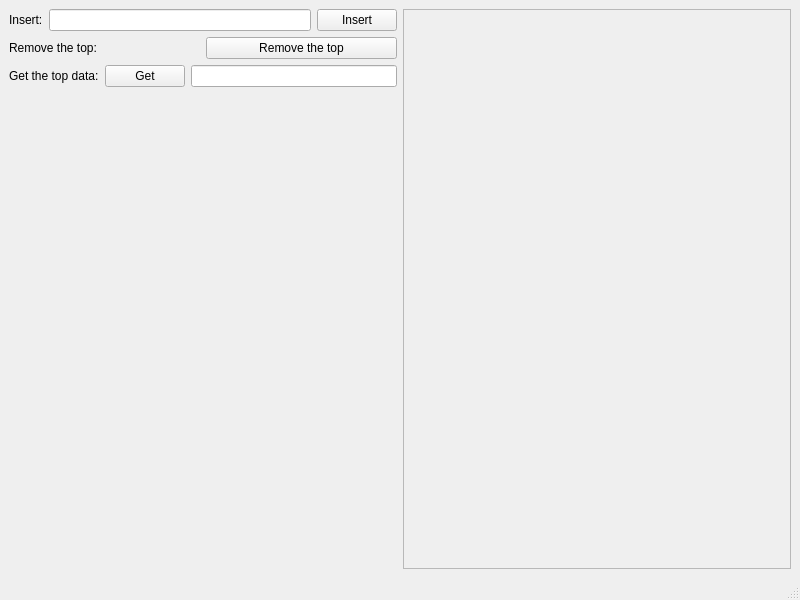
<?xml version="1.0" encoding="UTF-8"?>
<ui version="4.0">
 <class>MainWindow</class>
 <widget class="QMainWindow" name="MainWindow">
  <property name="geometry">
   <rect>
    <x>0</x>
    <y>0</y>
    <width>800</width>
    <height>600</height>
   </rect>
  </property>
  <property name="windowTitle">
   <string>Stack</string>
  </property>
  <widget class="QWidget" name="centralwidget">
   <layout class="QHBoxLayout" name="horizontalLayout_2">
    <item>
     <layout class="QHBoxLayout" name="horizontalMainLayout">
      <item>
       <layout class="QVBoxLayout" name="verticalConfLayout">
        <item>
         <layout class="QHBoxLayout" name="horizontalLayout"/>
        </item>
        <item>
         <layout class="QHBoxLayout" name="horizontalInsertLayout">
          <item>
           <widget class="QLabel" name="label_2">
            <property name="text">
             <string>Insert:</string>
            </property>
           </widget>
          </item>
          <item>
           <widget class="QLineEdit" name="lineEditOfInsert"/>
          </item>
          <item>
           <widget class="QPushButton" name="insertPushButton">
            <property name="text">
             <string>Insert</string>
            </property>
           </widget>
          </item>
         </layout>
        </item>
        <item>
         <layout class="QHBoxLayout" name="horizontalRemoveLayout">
          <item>
           <widget class="QLabel" name="label_3">
            <property name="text">
             <string>Remove the top:</string>
            </property>
           </widget>
          </item>
          <item>
           <widget class="QPushButton" name="RemovePushButton">
            <property name="text">
             <string>Remove the top</string>
            </property>
           </widget>
          </item>
         </layout>
        </item>
        <item>
         <layout class="QHBoxLayout" name="horizontalTopLayout">
          <item>
           <widget class="QLabel" name="label_4">
            <property name="text">
             <string>Get the top data:</string>
            </property>
           </widget>
          </item>
          <item>
           <widget class="QPushButton" name="TopPushButton">
            <property name="text">
             <string>Get</string>
            </property>
           </widget>
          </item>
          <item>
           <widget class="QLineEdit" name="lineEditOfTop"/>
          </item>
         </layout>
        </item>
        <item>
         <spacer name="verticalSpacer">
          <property name="orientation">
           <enum>Qt::Vertical</enum>
          </property>
          <property name="sizeHint" stdset="0">
           <size>
            <width>20</width>
            <height>40</height>
           </size>
          </property>
         </spacer>
        </item>
       </layout>
      </item>
      <item>
       <layout class="QVBoxLayout" name="verticalImageLayout">
        <item>
         <widget class="QScrollArea" name="scrollArea">
          <property name="widgetResizable">
           <bool>true</bool>
          </property>
          <property name="alignment">
           <set>Qt::AlignCenter</set>
          </property>
          <widget class="QWidget" name="scrollAreaWidgetContents">
           <property name="geometry">
            <rect>
             <x>0</x>
             <y>0</y>
             <width>383</width>
             <height>533</height>
            </rect>
           </property>
           <layout class="QVBoxLayout" name="verticalLayout">
            <item>
             <widget class="QLabel" name="label">
              <property name="text">
               <string/>
              </property>
             </widget>
            </item>
           </layout>
          </widget>
         </widget>
        </item>
       </layout>
      </item>
     </layout>
    </item>
   </layout>
  </widget>
  <widget class="QMenuBar" name="menubar">
   <property name="geometry">
    <rect>
     <x>0</x>
     <y>0</y>
     <width>800</width>
     <height>22</height>
    </rect>
   </property>
  </widget>
  <widget class="QStatusBar" name="statusbar"/>
 </widget>
 <resources/>
 <connections/>
</ui>
